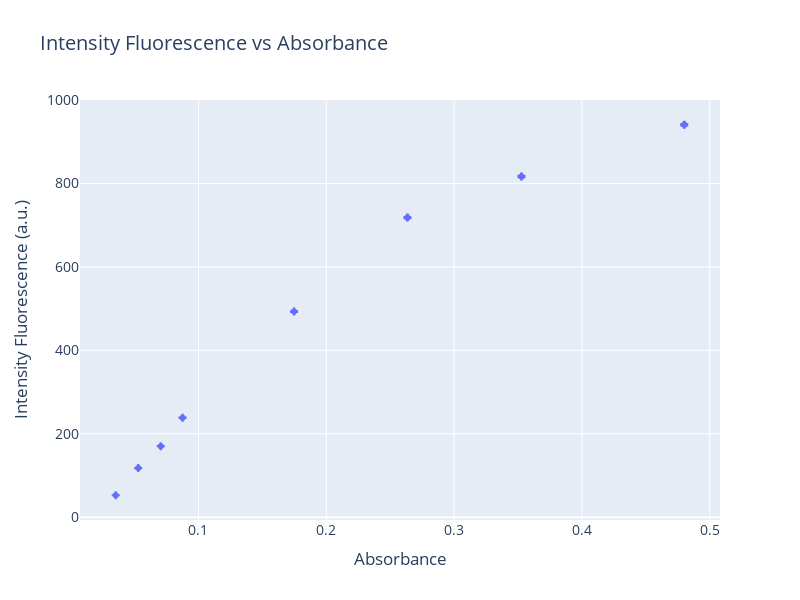

Write notebook code for a chart like this one.
### Code cell
start = 0
end = -2

I = np.array(IMAX_list[start:end])
sigmaI = np.array(error_IMAX_list[start:end])

A = np.array(ASS[start:end]) # convert
sigmaA = np.array(SIGMA_ASS[start:end]) # propagate error on A

# Create a scatter plot with error bars using Plotly
fig = go.Figure()

# Add data points with error bars
fig.add_trace(go.Scatter(
    x=A,
    y=I,
    error_y=dict(
        type='data',
        array=sigmaI,
        visible=True
    ),
    error_x=dict(
        type='data',
        array=sigmaA,
        visible=True
    ),
    mode='markers',
    name='Data with error'
))

fig.update_layout(
    xaxis=dict(
        title='Absorbance',
        # type='log'  # Set x-axis to log scale
    )
)

# Update layout for labels
fig.update_layout(
    xaxis=dict(
        title='Absorbance',
    ),
    yaxis=dict(
        title='Intensity Fluorescence (a.u.)'
    ),
    title='Intensity Fluorescence vs Absorbance',
    height=600,
    width=800,
    legend=dict(x=0, y=1),
    font=dict(size=14)
)

fig.show()

### Figure 1 — Plotly figure (JSON) as saved in the notebook; plotly's stock layout.template omitted (floating-point values rounded to 4 significant figures)
{"data": [{"error_x": {"array": [0.0003353, 0.0003161, 0.0002776, 0.0002119, 0.0001244, 0.0001069, 8.533e-05, 6.075e-05], "type": "data", "visible": true}, "error_y": {"array": [1.999, 1.743, 1.528, 1.042, 0.5113, 0.3503, 0.2465, 0.1114], "type": "data", "visible": true}, "mode": "markers", "name": "Data with error", "type": "scatter", "x": [0.48, 0.3527, 0.2634, 0.1747, 0.08755, 0.07048, 0.05284, 0.03527], "y": [941.1, 816.8, 718.5, 493.3, 238.4, 170.3, 117.7, 52.56]}], "layout": {"font": {"size": 14}, "height": 600, "legend": {"x": 0, "y": 1}, "title": {"text": "Intensity Fluorescence vs Absorbance"}, "width": 800, "xaxis": {"title": {"text": "Absorbance"}}, "yaxis": {"title": {"text": "Intensity Fluorescence (a.u.)"}}}}
